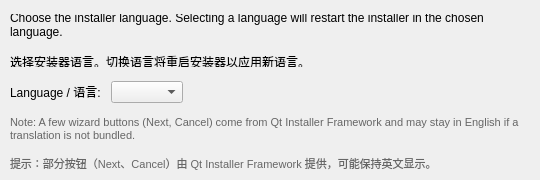
<?xml version="1.0" encoding="UTF-8"?>
<ui version="4.0">
 <class>LanguageSelectorForm</class>
 <widget class="QWidget" name="LanguageSelectorForm">
  <property name="geometry">
   <rect>
    <x>0</x>
    <y>0</y>
    <width>540</width>
    <height>180</height>
   </rect>
  </property>
  <layout class="QVBoxLayout" name="verticalLayout">
   <property name="spacing"><number>14</number></property>
   <property name="leftMargin"><number>10</number></property>
   <property name="topMargin"><number>14</number></property>
   <property name="rightMargin"><number>10</number></property>
   <property name="bottomMargin"><number>10</number></property>
   <item>
    <widget class="QLabel" name="introLabel">
     <property name="text">
      <string>Choose the installer language. Selecting a language will restart the installer in the chosen language.

选择安装器语言。切换语言将重启安装器以应用新语言。</string>
     </property>
     <property name="wordWrap"><bool>true</bool></property>
    </widget>
   </item>
   <item>
    <layout class="QHBoxLayout" name="comboRow">
     <property name="spacing"><number>10</number></property>
     <item>
      <widget class="QLabel" name="languageLabel">
       <property name="text">
        <string>Language / 语言:</string>
       </property>
      </widget>
     </item>
     <item>
      <widget class="QComboBox" name="languageCombo"/>
     </item>
     <item>
      <spacer name="hSpacer">
       <property name="orientation"><enum>Qt::Horizontal</enum></property>
       <property name="sizeHint" stdset="0"><size><width>20</width><height>10</height></size></property>
      </spacer>
     </item>
    </layout>
   </item>
   <item>
    <widget class="QLabel" name="caveatLabel">
     <property name="text">
      <string>Note: A few wizard buttons (Next, Cancel) come from Qt Installer Framework and may stay in English if a translation is not bundled.

提示：部分按钮（Next、Cancel）由 Qt Installer Framework 提供，可能保持英文显示。</string>
     </property>
     <property name="wordWrap"><bool>true</bool></property>
     <property name="styleSheet"><string notr="true">color: #666; font-size: 11px;</string></property>
    </widget>
   </item>
   <item>
    <spacer name="vSpacer">
     <property name="orientation"><enum>Qt::Vertical</enum></property>
     <property name="sizeHint" stdset="0"><size><width>20</width><height>40</height></size></property>
    </spacer>
   </item>
  </layout>
 </widget>
 <resources/>
 <connections/>
</ui>
